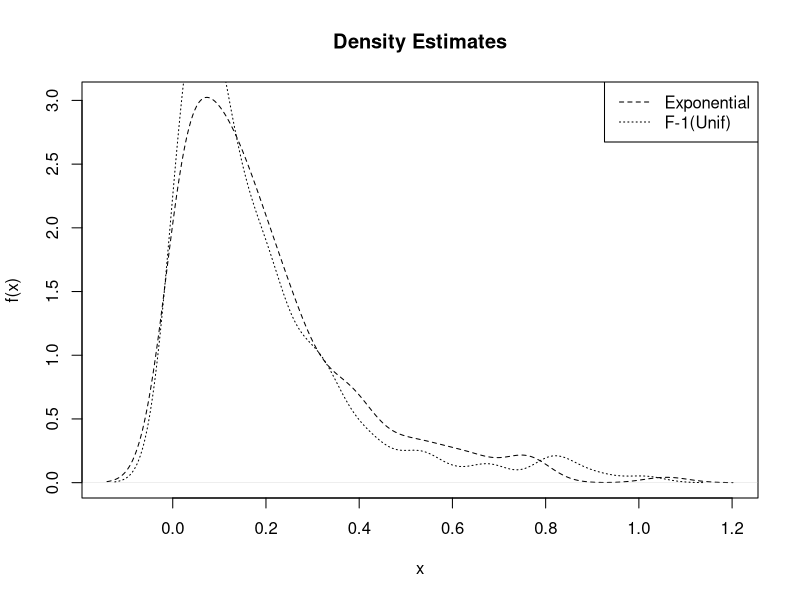

The R source for this figure:
#-------------------------
#
#		Exercise 9.4  
#
#-------------------------

#initialize variables
n = 200
lambda = 5

#get uniform distribution sample
x = runif(n)

#Define F^{-1}(U) for Exp(\lambda)
Finverse = function(x, lambda){
	y = -log(1-x)/lambda
}

#get F^{-1}(U) and a sample from the Exp in R 
y = Finverse(x, lambda)
z = rexp(n, 5)

#plot kernel densities
plot(density(z), lty = 2, main = "Density Estimates",xlab = "x", ylab = "f(x)")
points(density(y), lty =3,type = "l")
legend("topright", legend = c("Exponential", "F-1(Unif)"), lty = c(2,3))

